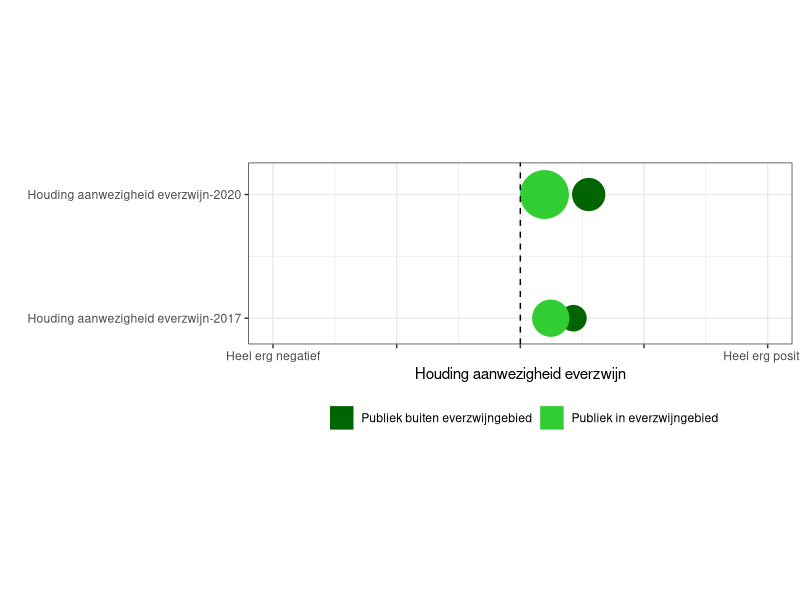

Recreate this plot in R.
## ---- chunk 1
library(tidyverse)
library(ggplot2)
library(ggforce)
## ---- chunk 2
Houding_data <- read.csv("./dashboard/input/maatschappelijke_draagkracht/F14_1.csv",
                         sep = ",",
                         header = TRUE)

Houding_data$Question_label <- as.factor(Houding_data$Question_label)
Houding_data$group <- as.factor(Houding_data$group)

schaalfactor <- 1

## ---- chunk 3
PCI_plot_houding <- ggplot(Houding_data) + 
  geom_point(aes(x = meanAnswer, 
                 y = as.numeric(group)/schaalfactor, colour = Sector))+  
  geom_circle(aes(x0 = meanAnswer, 
                  y0 = as.numeric(group)/schaalfactor, 
                  r = pci2,
                  colour = Sector,
                  fill = Sector )) +
  scale_x_continuous(name = "Houding aanwezigheid everzwijn",
                     limits = c(-2,2),
                     labels = c("Heel erg negatief", "", "", "", "Heel erg positief")) + 
  scale_y_continuous(name ="",
                     breaks = unique(as.numeric(Houding_data$group)/schaalfactor),
                     labels = unique(Houding_data$group)) + 
  coord_fixed() +
  scale_fill_manual(name = "",
                    values = c("darkgreen", "limegreen", "darkblue", "lightblue")) + 
  scale_color_manual(name = "",
                     values = c("darkgreen", "limegreen", "darkblue", "lightblue")) +
  geom_vline(xintercept = 0, color = "black", linetype = "dashed")+
  theme_bw() +
  theme(legend.position = 'bottom')
  

PCI_plot_houding
